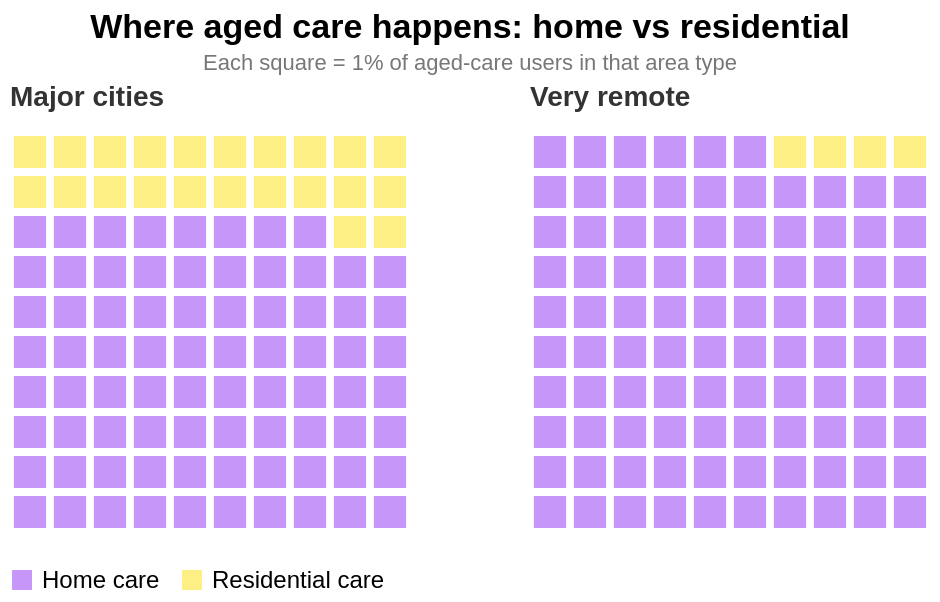

Write a Vega-Lite specification for this figure.
### Vega-Lite specification from a JSON file in a GitHub repository (floating-point values rounded to 4 significant figures; data arrays with more than 128 entries replaced by an {"elided": "..."} marker saying what was removed)
{"$schema": "https://vega.github.io/schema/vega-lite/v5.json", "description": "Figure 6 - Waffle charts: home care's share of aged care, metro vs very remote (GEN single source).", "data": {"values": {"elided": "200 records"}}, "title": {"text": "Where aged care happens: home vs residential", "anchor": "middle", "fontSize": 17, "subtitle": "Each square = 1% of aged-care users in that area type", "subtitleFontSize": 11, "subtitleColor": "#777"}, "columns": 2, "spacing": 60, "facet": {"field": "group", "type": "nominal", "title": null, "sort": ["Major cities", "Very remote"], "header": {"labelFontSize": 14, "labelFontWeight": "bold", "labelColor": "#333", "labelAnchor": "start"}}, "spec": {"width": 200, "height": 200, "mark": {"type": "square", "size": 260, "cornerRadius": 3}, "encoding": {"x": {"field": "col", "type": "ordinal", "axis": null, "scale": {"paddingInner": 0.12}}, "y": {"field": "row", "type": "ordinal", "axis": null, "sort": "descending", "scale": {"paddingInner": 0.12}}, "color": {"field": "care", "type": "nominal", "title": null, "scale": {"domain": ["Home care", "Residential care"], "range": ["#ae6af5", "#fde850"]}, "legend": {"orient": "bottom", "direction": "horizontal", "labelFontSize": 12}}, "tooltip": [{"field": "label", "type": "nominal", "title": "Area type"}, {"field": "care", "type": "nominal", "title": "Care type"}]}}, "config": {"view": {"stroke": null}, "font": "Helvetica, Arial, sans-serif"}}
